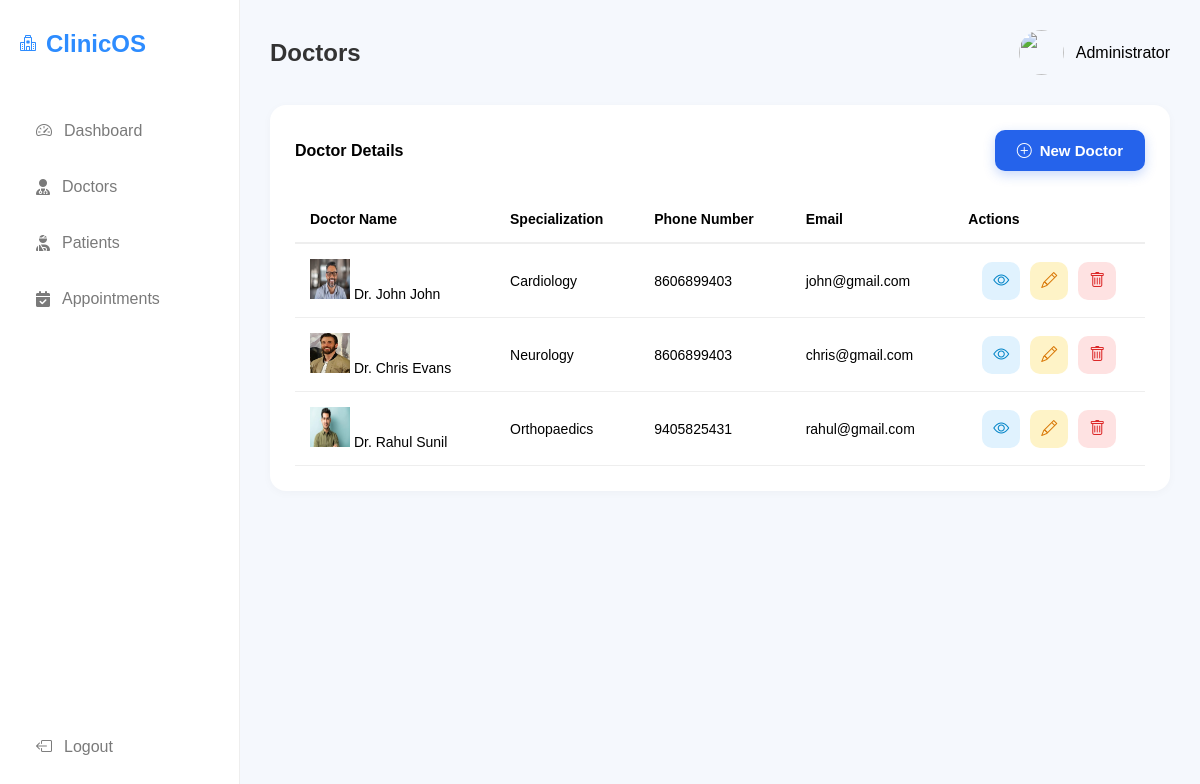
/admin_panel/doctors/ (signed in), run on an earlier commit of the app's database.
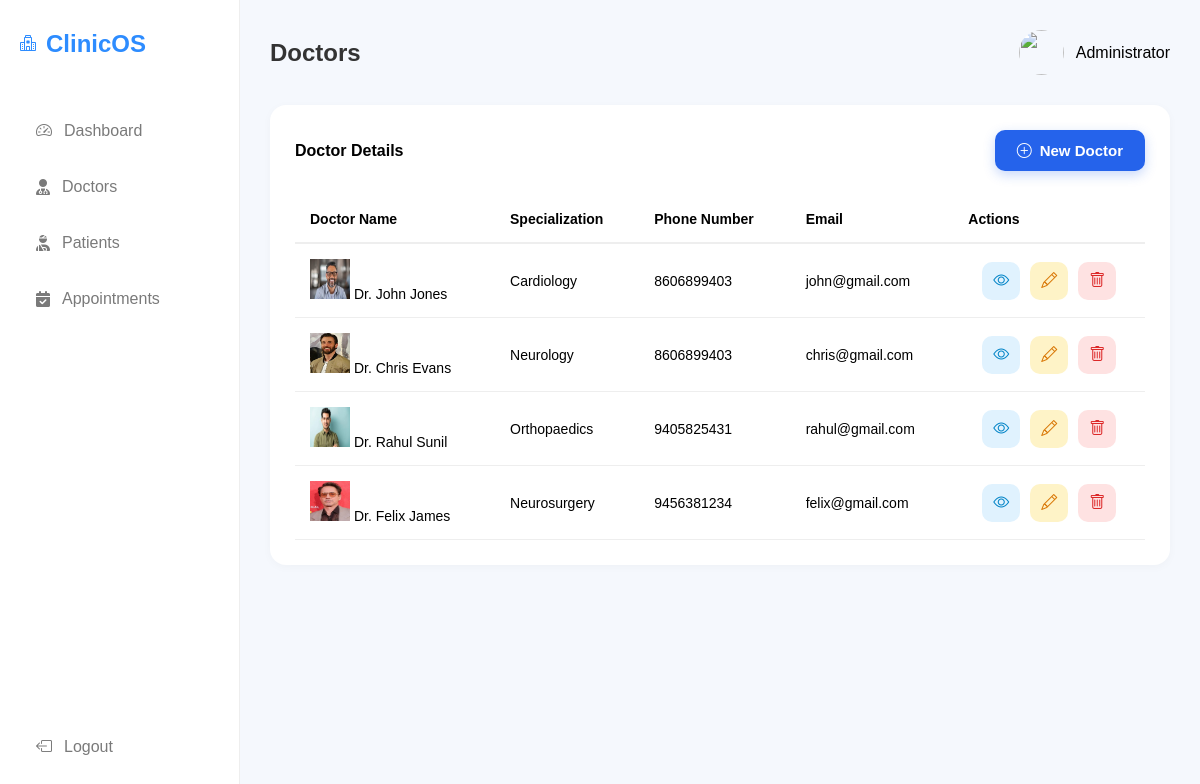
And on a later commit of the database.
### managementsystem/models.py (models this page shows, shortened)
class Doctor(models.Model):
    user = models.OneToOneField(CustomUser,on_delete=models.CASCADE)
    phone = models.CharField(max_length=15, blank=True, null=True)
    department = models.CharField(max_length=100)
    education = models.TextField(default='MBBS')
    photo = models.ImageField(upload_to='doctors',default='default/default.png')

class CustomUser(AbstractUser):
    ROLE_CHOICES = (
        ('admin', 'Admin'),
        ('doctor', 'Doctor'),
        ('patient', 'Patient'),
    )
    role = models.CharField(max_length=20, choices=ROLE_CHOICES,default='patient')

### managementsystem/views/admin_views.py (the view)
# urls.py: path('doctors/',doctor_list),
@admin_required
def doctor_list(request):
    doctors = Doctor.objects.all()
    context = {'doctors': doctors}
    return render(request, 'admin/doctor_list.html', context)

### managementsystem/templates/admin/doctor_list.html (shortened to what this page needs)
{% extends 'admin/base.html' %}
{%load static%}
{%block header%}Doctors{%endblock%}
{%block content%}
<div class="card shadow-sm border-0">
    <div class="card-header bg-white d-flex justify-content-between align-items-center">
        <h4 class="mb-0">Doctor Details</h4>
       <a href="{%url 'add_doctor'%}" class="new-patient-btn">
                <i class="bi bi-plus-circle"></i> New Doctor
        </a>
    </div>
    <div class="card-body">
        <div class="table-responsive">
            <table class="table align-middle table-hover" style="min-width: 800px;">
                <thead class="table-light">
                    <tr>
                        <th>Doctor Name</th>
                        <th>Specialization</th>
                        <th>Phone Number</th>
                        <th>Email</th>
                        <th class="text-center">Actions</th>
                    </tr>
                </thead>
                <tbody>
                    {% for doctor in doctors %}
                    <tr>
                        <td>
                            <div class="d-flex align-items-center">
                                {% if doctor.photo %}
                                    <img src="{{ doctor.photo.url }}"
                                         width="40"
                                         height="40"
                                         class="rounded-circle me-2">
                                {% endif %}
                                <span>
                                    Dr. {{doctor.user.get_full_name}}
                                </span>
                            </div>
                        </td>
                        <td>{{doctor.department}}</td>
                        <td>{{ doctor.phone }}</td>
                        <td>{{ doctor.user.email }}</td>
                        <td class="text-center">
                            <div class="action-buttons">
                                <a href="{%url 'admin_view_doctor' doctor.id %}" class="action-btn view-btn" title="View">
                                    <i class="bi bi-eye"></i>
                                </a>
                                <a href="{%url 'edit_doctor' doctor.id %}" class="action-btn edit-btn" title="Edit">
                                    <i class="bi bi-pencil"></i>
                                </a>
                                <a href="{%url 'delete_doctor' doctor.id %}" class="action-btn delete-btn" title="Delete">
                                    <i class="bi bi-trash"></i>
                                </a>
                            </div>
                        </td>
                    </tr>
                    {% empty %}
                    <tr>
                        <td colspan="7" class="text-center py-4">
                            No doctors found.
                        </td>
                    </tr>
                    {% endfor %}
                </tbody>
            </table>
        </div>
    </div>
</div>
{%endblock%}

What changed in the data, as far as the page shows it:
changed through a linked row, Doctor "Cardiology": user.get_full_name "John John" → "John Jones"
added Doctor: photo (picture), user.get_full_name "Felix James", department "Neurosurgery", phone "9456381234", user.email "felix@gmail.com"
